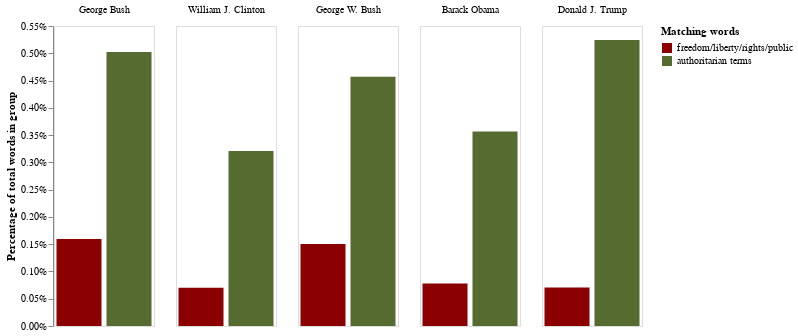

Write a Vega-Lite specification for this figure.
### Vega-Lite specification from a JSON file in a GitHub repository (floating-point values rounded to 4 significant figures)
{"$schema": "https://vega.github.io/schema/vega-lite/v1.2.1.json", "data": {"values": [{"feature_name": "freedom/liberty/rights/public", "feature_value": 0.001596, "index": 0, "president": "George Bush", "president_id": 41}, {"feature_name": "authoritarian terms", "feature_value": 0.005025, "index": 1, "president": "George Bush", "president_id": 41}, {"feature_name": "freedom/liberty/rights/public", "feature_value": 0.0007029, "index": 2, "president": "William J. Clinton", "president_id": 42}, {"feature_name": "authoritarian terms", "feature_value": 0.003209, "index": 3, "president": "William J. Clinton", "president_id": 42}, {"feature_name": "freedom/liberty/rights/public", "feature_value": 0.001501, "index": 4, "president": "George W. Bush", "president_id": 43}, {"feature_name": "authoritarian terms", "feature_value": 0.004569, "index": 5, "president": "George W. Bush", "president_id": 43}, {"feature_name": "freedom/liberty/rights/public", "feature_value": 0.0007794, "index": 6, "president": "Barack Obama", "president_id": 44}, {"feature_name": "authoritarian terms", "feature_value": 0.003564, "index": 7, "president": "Barack Obama", "president_id": 44}, {"feature_name": "freedom/liberty/rights/public", "feature_value": 0.0007075, "index": 8, "president": "Donald J. Trump", "president_id": 45}, {"feature_name": "authoritarian terms", "feature_value": 0.005242, "index": 9, "president": "Donald J. Trump", "president_id": 45}]}, "encoding": {"color": {"field": "feature_name", "legend": {"title": "Matching words"}, "scale": {"range": ["darkred", "darkolivegreen"]}, "sort": {"field": "index", "op": "values"}, "type": "nominal"}, "column": {"axis": {"axisWidth": 1.0, "grid": false, "offset": -8.0, "orient": "bottom"}, "field": "president", "sort": {"field": "president_id", "op": "values"}, "title": "", "type": "nominal"}, "x": {"axis": false, "field": "feature_name", "sort": {"field": "index", "op": "values"}, "type": "nominal"}, "y": {"axis": {"format": "%", "grid": false}, "field": "feature_value", "title": "Percentage of total words in group", "type": "quantitative"}}, "height": 300.0, "mark": "bar", "width": 100.0}
